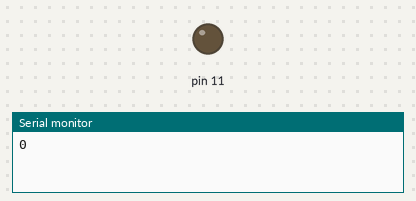
Bench run of a sketch on a simulated Arduino Uno, built with avr-gcc and run on an emulated ATmega328P. On the bench: output pins drawn as LEDs (lit = HIGH), the last lines printed to the serial monitor.

Above: at 0.05 s.
At 3.2 s:
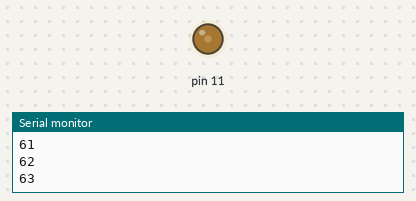
At 6.4 s:
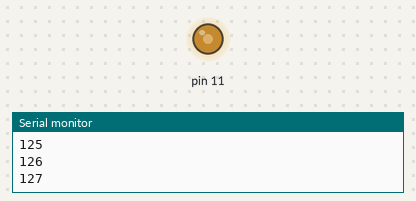
At 12.75 s:
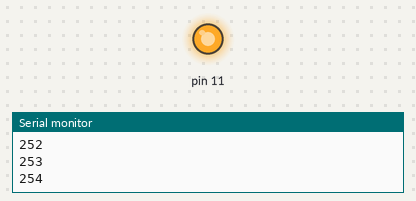
Timing chart, 0 to 16.6 s (numbered marks = the images above):
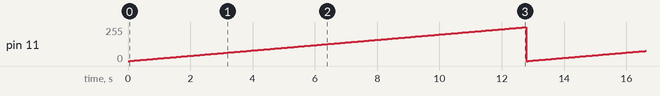

Measured:
- by itself, pin 11: ramps from 0/255 to 254/255 and jumps back, once every 12.8 s

The sketch:

LED-settings-with-pwm.ino
```cpp
// C++ code
//
void setup()
{
  pinMode(11, OUTPUT);
  Serial.begin(9600);
}

void loop()
{

  for( int i=0; i<255; i++)
  {
    analogWrite(11,i);
    Serial.println(i);
    delay(50);
  }
}
```
